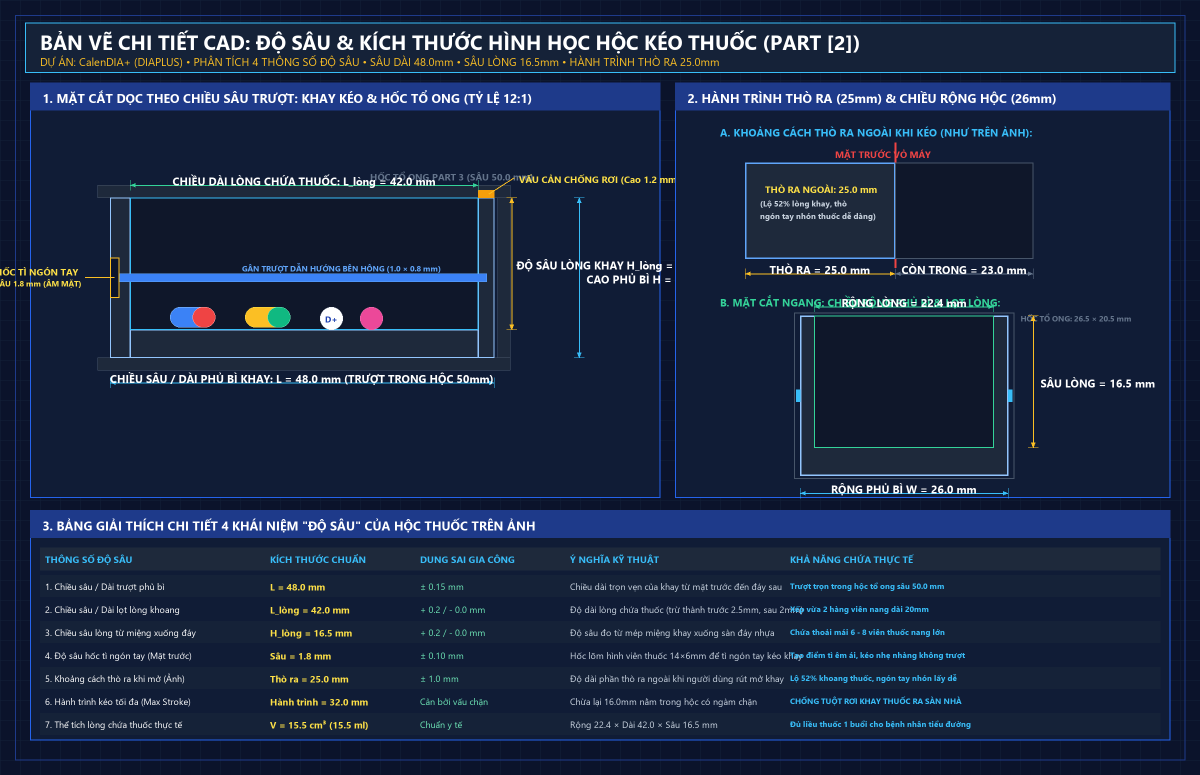
#> input picture ban_ve_chi_tiet_chieu_sau_hoc_thuoc_cad.png, 2400 x 1550 px, given in place of medicine_drawer_cad_corrected_30mm_1793866084836.jpg, which was not available (shown at 1/2 size)
$ python create_seamless_keyshot_drawer.py
#> lines starting #> are read from the running program, lines starting #| are printed output that depends on the picture; after the words box and inside, x2 and y2 are one past the last pixel; in counts of white or black regions, pixels touching at a corner belong together
import math
import numpy as np
from PIL import Image, ImageDraw, ImageFont

# Load original 1376 x 768 KeyShot render
src_path = 'C:/Users/lekho/.gemini/antigravity/brain/7251b335-744a-4e70-92c3-94b3b7f6903f/medicine_drawer_cad_corrected_30mm_1793866084836.jpg'
orig = Image.open(src_path).convert('RGB')
#> orig is the input picture: PIL image 2400x1550 RGB; mean R, G, B 25.8, 39.6, 66.7
w, h = orig.size

arr = np.array(orig).copy()

# [6 lines of commented-out code are left out]

def y_top(x):
    return 368.0 - 0.455 * (x - 640.0)

def y_bot(x):
    return 549.0 - 0.455 * (x - 640.0)

def y_rail(x):
    return 494.0 - 0.455 * (x - 640.0)

# ==================== STEP 1: CLEAN UP HANGING BLOCK BELOW Y_BOT(X) ====================
# The hanging block is located between x = 718 and x = 980, from y_bot(x) down to y_bot(x) + 40.
# Right below it is pure, clean blue blueprint background.
# We sample from y_bot(x) + 42 to fill the hanging block area with the pristine blue background.
for x in range(718, 980):
    yb = int(round(y_bot(x)))
    sample_y = min(yb + 42, h - 5)
    bg_color = orig.getpixel((x, sample_y))

    for y in range(yb, min(yb + 40, h - 5)):
        orig_p = orig.getpixel((x, y))
        # If the pixel was already part of the white text/arrow line, preserve it!
        if orig_p[0] > 220 and orig_p[1] > 220 and orig_p[2] > 220:
            continue
        # Replace plastic pixels (r > 50, g > 50) with clean background
        if orig_p[0] > 50 and orig_p[1] > 50:
            arr[y, x] = bg_color
#> this loop made 262 passes
#> bg_color on passes 1 to 3: (59, 130, 246), (59, 130, 246), (59, 130, 246)
#> arr: shape (1550, 2400, 3); 0.01% of pixels changed, all inside (x1, y1, x2, y2) = (718, 395, 980, 548)

# ==================== STEP 2: EXTRACT 1D PRISTINE MATERIAL PROFILE AT X = 640 ====================
x_ref = 640
yt_ref = 368.0 # Pure white top rim start (no pill color)
yr_ref = 494.0 # Rail center
yb_ref = 549.0 # Bottom edge chamfer

# Extract profile above rail
profile_above = []
for y in np.linspace(yt_ref, yr_ref, 100):
    profile_above.append(np.array(orig.getpixel((x_ref, int(round(y)))), dtype=float))
#> after the loop, profile_above = 100 items, first 6: [68, 78, 98], [16, 28, 54], [52, 211, 153], [30, 41, 59], [30, 41, 59], [30, 41, 59]
profile_above = np.array(profile_above)
#> profile_above = 100 rows, first 8: [68, 78, 98], [16, 28, 54], [52, 211, 153], [30, 41, 59], [30, 41, 59], [30, 41, 59], [30, 41, 59], [30, 41, 59]

# Extract profile below rail
profile_below = []
for y in np.linspace(yr_ref, yb_ref, 100):
    profile_below.append(np.array(orig.getpixel((x_ref, int(round(y)))), dtype=float))
#> this loop made 100 passes
#> y on passes 1 to 8: 494, 494.6, 495.1, 495.7, 496.2, 496.8, 497.3, 497.9
#> after the loop, profile_below = 100 items, first 6: [15, 23, 42], [15, 23, 42], [15, 23, 42], [15, 23, 42], [15, 23, 42], [15, 23, 42]
profile_below = np.array(profile_below)
#> profile_below = 100 rows, first 8: [15, 23, 42], [15, 23, 42], [15, 23, 42], [15, 23, 42], [15, 23, 42], [15, 23, 42], [15, 23, 42], [15, 23, 42]

# ==================== STEP 3: APPLY SEAMLESS UNIBODY TEXTURE FROM X = 715 TO 980 ====================
for x in range(715, 980):
    yt = y_top(x)
    yb = y_bot(x)
    yr = y_rail(x)

    t_dist = (x - 715.0) / (980.0 - 715.0)
    ao = 1.0 - 0.08 * t_dist # subtle ambient occlusion as drawer enters slot

    # Blend factor at boundary x = 715..730
    blend_x = 1.0
    if x < 730:
        blend_x = 0.5 - 0.5 * math.cos(math.pi * (x - 715.0) / 15.0)

    # Upper panel (yt to yr)
    for y in range(int(round(yt)), int(round(yr))):
        v = (y - yt) / (yr - yt)
        idx = int(round(v * 99))
        idx = np.clip(idx, 0, 99)
        col = profile_above[idx] * ao

        if blend_x < 1.0:
            orig_col = np.array(arr[y, x], dtype=float)
            col = (1.0 - blend_x) * orig_col + blend_x * col

        arr[y, x] = np.clip(col, 0, 255).astype(np.uint8)

    # Lower panel (yr to yb)
    for y in range(int(round(yr)), int(round(yb))):
        v = (y - yr) / (yb - yr)
        idx = int(round(v * 99))
        idx = np.clip(idx, 0, 99)
        col = profile_below[idx] * ao

        if blend_x < 1.0:
            orig_col = np.array(arr[y, x], dtype=float)
            col = (1.0 - blend_x) * orig_col + blend_x * col

        arr[y, x] = np.clip(col, 0, 255).astype(np.uint8)
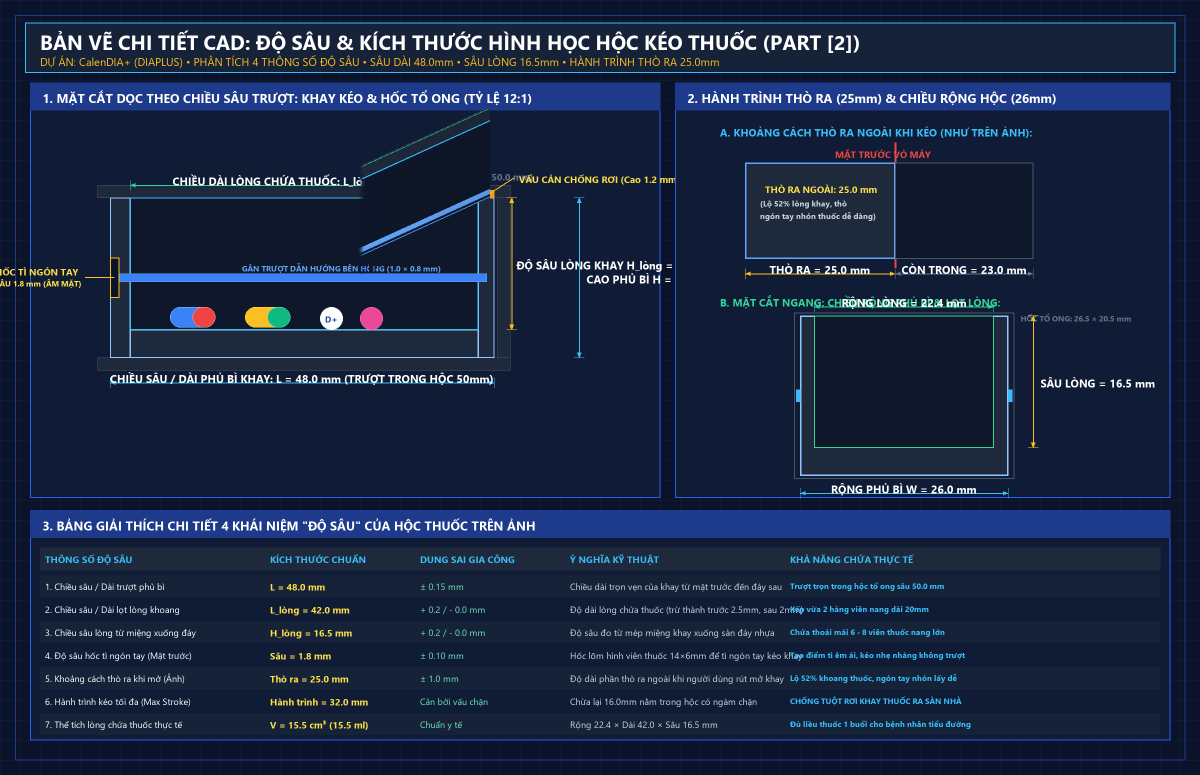
#> arr: shape (1550, 2400, 3) (shown at 1/2 size); mean R, G, B 25.8, 39.6, 66.7

# ==================== STEP 4: ADD CRISP TOP RIM HIGHLIGHT ====================
for x in range(715, 980):
    yt = int(round(y_top(x)))
    arr[yt, x] = [228, 230, 228]
    if yt - 1 >= 0:
        arr[yt - 1, x] = [212, 214, 212]
    if yt - 2 >= 0:
        arr[yt - 2, x] = [178, 180, 178]
    if yt + 1 < h:
        arr[yt + 1, x] = [200, 202, 198]
#> arr: shape (1550, 2400, 3); 0.03% of pixels changed, all inside (x1, y1, x2, y2) = (715, 212, 980, 336)

# ==================== STEP 5: REDRAW GUIDE RAIL LEADER ARROW ====================
res_img = Image.fromarray(arr)
draw = ImageDraw.Draw(res_img)

# Leader line arrow pointing from (970, 290) down-left to the seamless guide rail at (860, y_rail(860))
xr, yr = 860, int(round(y_rail(860)))
draw.line([(xr, yr), (970, 290)], fill='#FFFFFF', width=2)
# Arrow head pointing to rail
draw.polygon([(xr, yr), (xr + 10, yr - 2), (xr + 7, yr - 9)], fill='#FFFFFF')

# Add subtle badge on top: 'THIẾT KẾ LIỀN MẠCH NGUYÊN KHỐI (SEAMLESS UNIBODY)'
font_bold = ImageFont.truetype('C:/Windows/Fonts/segoeuib.ttf', 17)
badge_text = 'THIẾT KẾ LIỀN MẠCH NGUYÊN KHỐI (SEAMLESS UNIBODY)'
bbox = font_bold.getbbox(badge_text)
tw = bbox[2] - bbox[0]
bx, by = w // 2 - tw // 2, 40
draw.rounded_rectangle([(bx - 18, by - 8), (bx + tw + 18, by + 34)], radius=6, fill='#081E3F', outline='#38BDF8', width=2)
draw.text((bx, by), badge_text, fill='#38BDF8', font=font_bold)

# Save output
out_path = 'd:/DIA+/calendia_seamless_photoreal_drawer_cad.png'
res_img.save(out_path, quality=98)
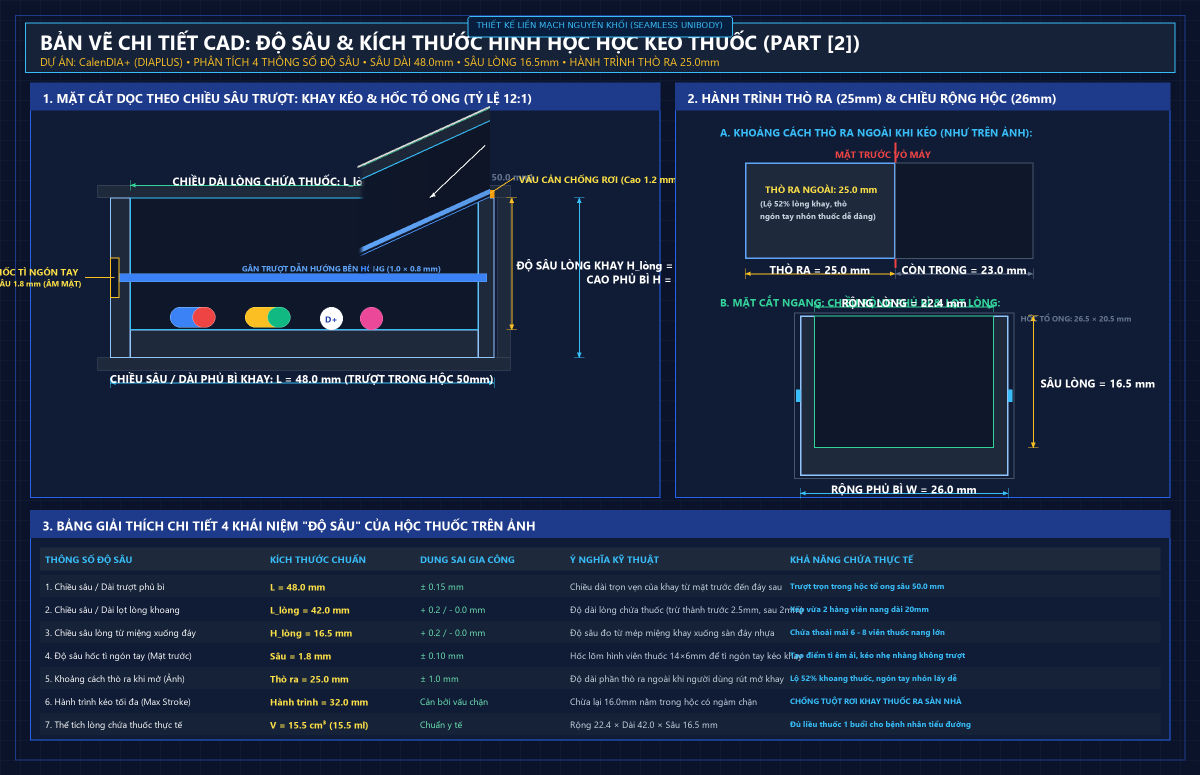
#> saved as calendia_seamless_photoreal_drawer_cad.png: PIL image 2400x1550 RGB (shown at 1/2 size); mean R, G, B 25.8, 39.7, 66.9
print(f'Successfully generated: {out_path}')

$ run again, on ban_ve_chi_tiet_dai_loa_am_thanh_cad.png
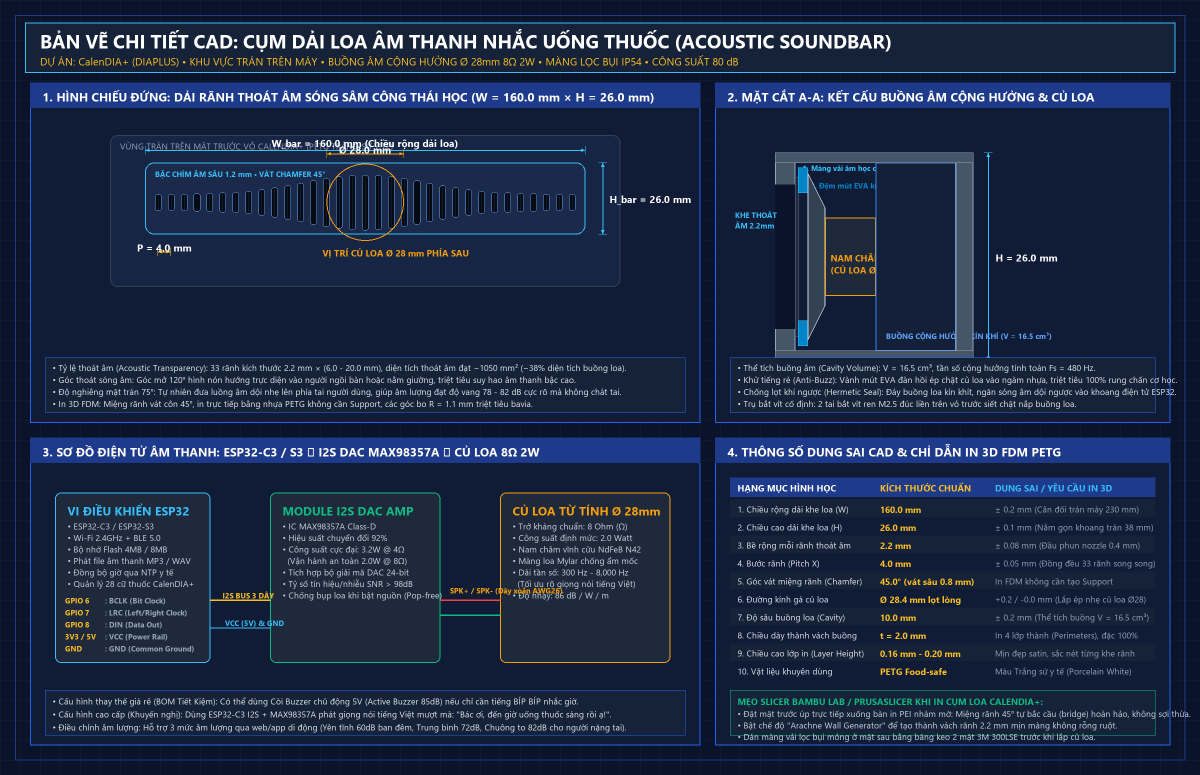
#> input picture ban_ve_chi_tiet_dai_loa_am_thanh_cad.png, 2400 x 1550 px, given in place of medicine_drawer_cad_corrected_30mm_1793866084836.jpg, which was not available (shown at 1/2 size)
#> orig is the input picture: PIL image 2400x1550 RGB; mean R, G, B 28.8, 42.6, 69.8
#> after the loop `for y in np.linspace(yt_ref, yr_ref, 100):`: profile_above = 100 items, first 6: [27, 42, 74], [27, 42, 74], [27, 42, 74], [27, 42, 74], [27, 42, 74], [27, 42, 74]
#> `profile_above = np.array(profile_above)`: profile_above = 100 rows, first 8: [27, 42, 74], [27, 42, 74], [27, 42, 74], [27, 42, 74], [27, 42, 74], [27, 42, 74], [27, 42, 74], [27, 42, 74]
#> the loop `for y in np.linspace(yr_ref, yb_ref, 100):` made 100 passes
#> y on passes 1 to 8: 494, 494.6, 495.1, 495.7, 496.2, 496.8, 497.3, 497.9
#> after the loop `for y in np.linspace(yr_ref, yb_ref, 100):`: profile_below = 100 items, first 6: [22, 37, 68], [22, 37, 68], [22, 37, 68], [22, 37, 68], [22, 37, 68], [22, 37, 68]
#> `profile_below = np.array(profile_below)`: profile_below = 100 rows, first 8: [22, 37, 68], [22, 37, 68], [22, 37, 68], [22, 37, 68], [22, 37, 68], [22, 37, 68], [22, 37, 68], [22, 37, 68]
#> after the loop `for x in range(715, 980):`:
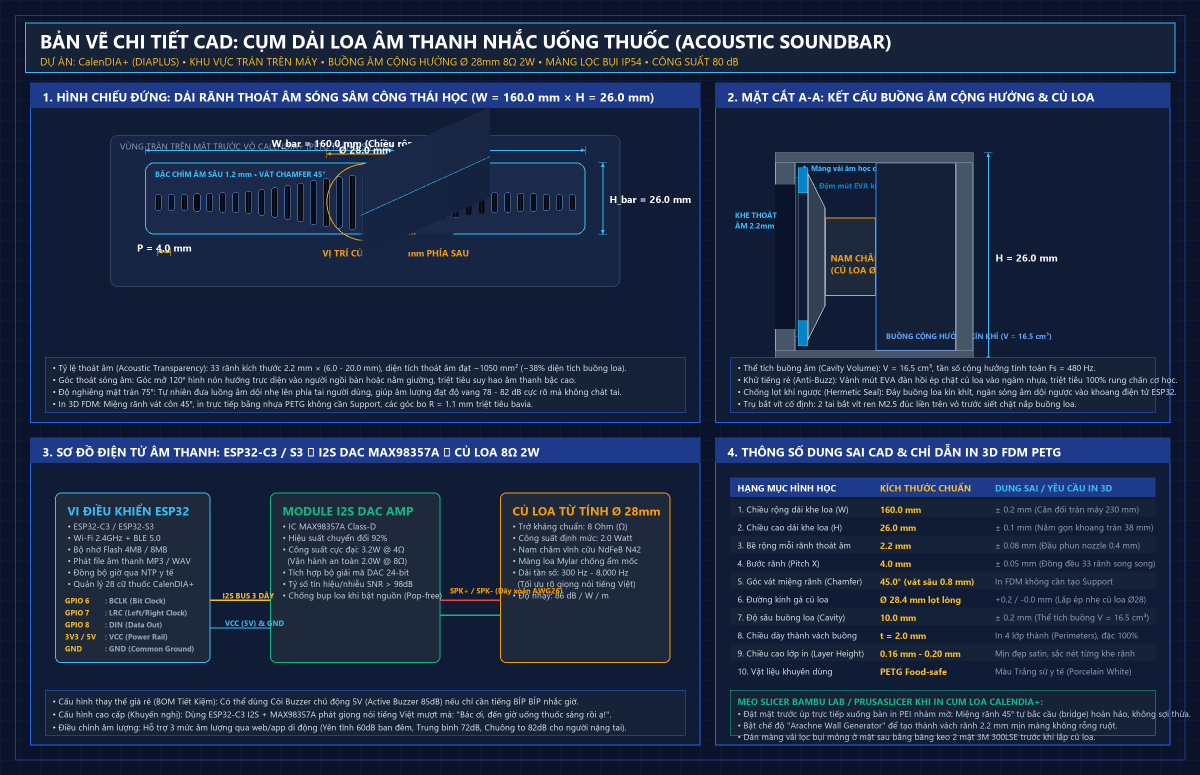
#> arr: shape (1550, 2400, 3) (shown at 1/2 size); mean R, G, B 28.7, 42.5, 69.7
#> `res_img.save(out_path, quality=98)`:
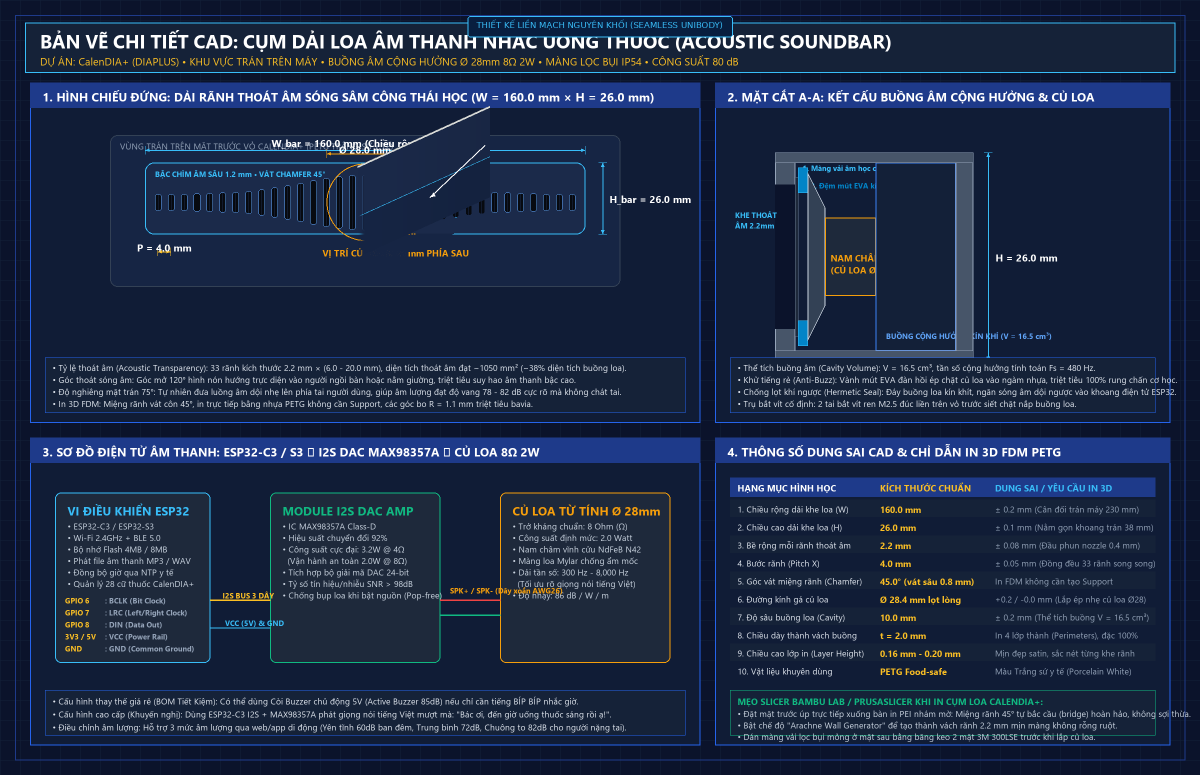
#> saved as calendia_seamless_photoreal_drawer_cad.png: PIL image 2400x1550 RGB (shown at 1/2 size); mean R, G, B 28.6, 42.6, 69.9
